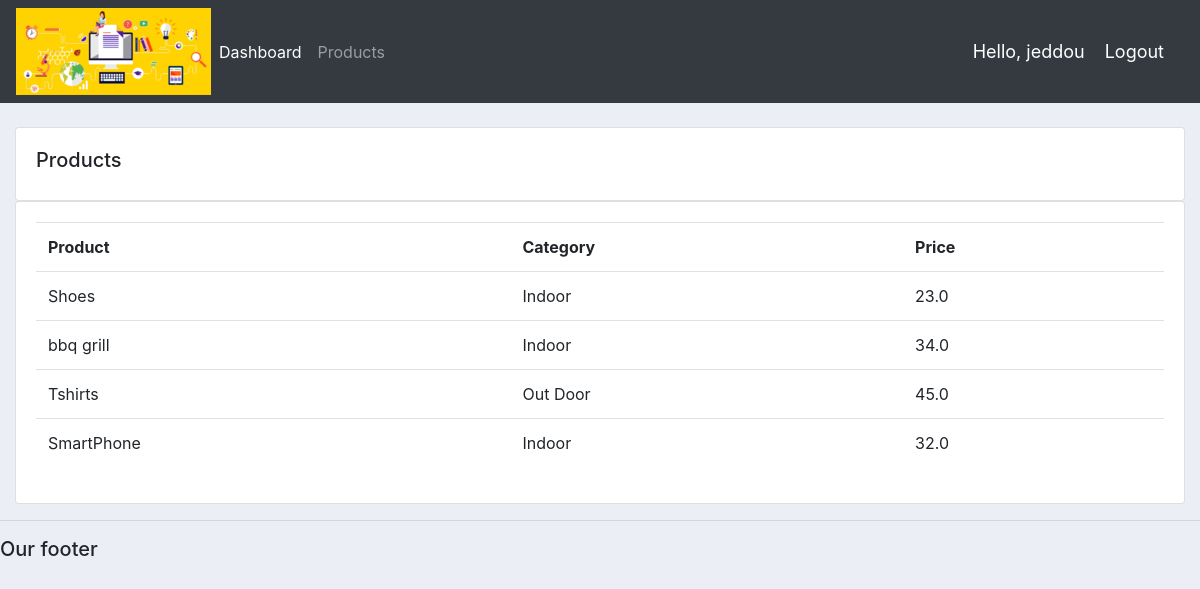
The page /products/ (signed in) on the database as committed earlier.
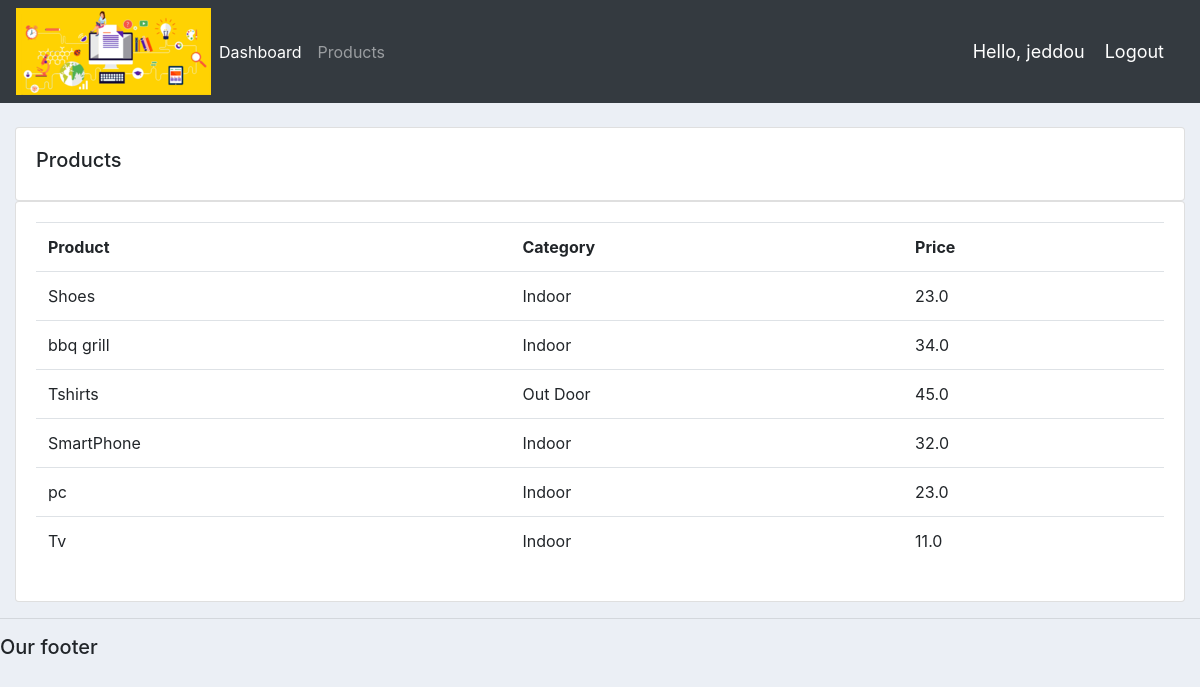
The same page on the database as committed later.
### accounts/models.py (models this page shows, shortened)
class Product(models.Model):
	CATEGORY = (
			('Indoor', 'Indoor'),
			('Out Door', 'Out Door'),
			)
	name = models.CharField(max_length=200, null=True)
	price = models.FloatField(null=True)
	category = models.CharField(max_length=200, null=True, choices=CATEGORY)
	description = models.CharField(max_length=200, null=True, blank=True)
	date_created = models.DateTimeField(auto_now_add=True, null=True)
	tags = models.ManyToManyField(Tag)

### accounts/decorators.py (the view)
		def wrapper_func(request, *args, **kwargs):
			group = None
			if request.user.groups.exists():
				group = request.user.groups.all()[0].name
			if group in allowed_roles:
				return view_func(request, *args, **kwargs)
			else:
				return HttpResponse('You are not authorized to view this page')

### accounts/views.py (called while the page is built)
@login_required(login_url='login')
@allowed_users(allowed_roles=['admin'])
def products(request):
	products = Product.objects.all()
	return render(request, 'accounts/products.html', {'products':products})

### accounts/templates/accounts/products.html
{%  extends 'accounts/main.html' %}
{% block content %}
		<br>
		<div class="row">
			<div class="col-md">
				<div class="card card-body">
					<h5>Products</h5>
				</div>
				<div class="card card-body">
					<table class="table">
						<tr>
							<th>Product</th>
							<th>Category</th>
							<th>Price</th>
						</tr>
                        {% for i in products %}
							<tr>
								<td>{{i.name}}</td>
								<td>{{i.category}}</td>
								<td>{{i.price}}</td>
							</tr>
						{% endfor %}
					</table>
				</div>
			</div>
		</div>
{% endblock content %}

Rows that differ between the two databases and show on the page:
added Product: name "pc", category "Indoor", price "23.0"
added Product: name "Tv", category "Indoor", price "11.0"
